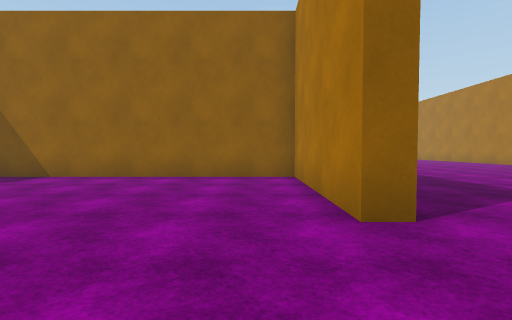
[1] (above)

20 first-person views from a walk through a scene from a Unity 3-D project. The camera is 1.3 m above the floor, tilts 2° down and sees 85° across. The floor is counted in squares, 2 m on a side. Each view is taken from the middle of a square. On the plan, view 1 faces up. The plan holds only what a view shows up to about 9 squares ahead; the rest is blank. The place goes on beyond the plan. The player is left out. Surface patterns are stand-ins for the level's own textures.

[2]
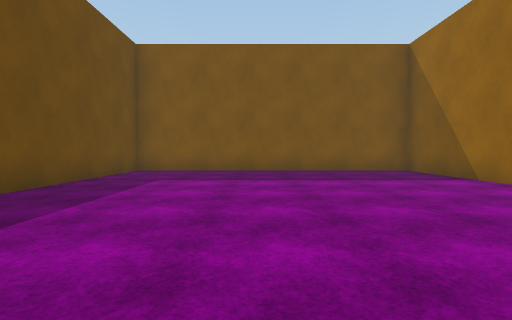

[3]
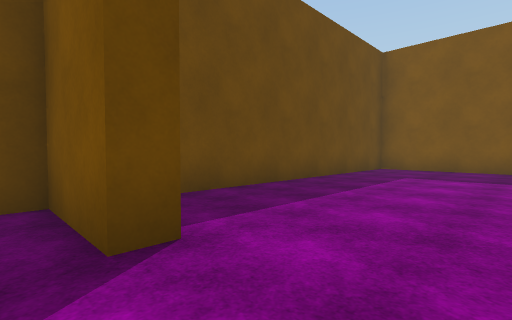

[4]
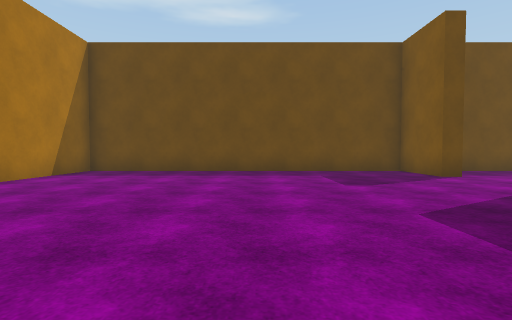

[5]
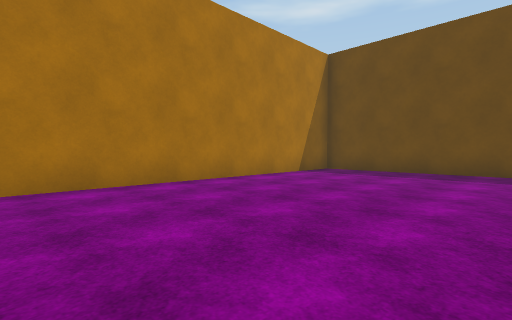

[6]
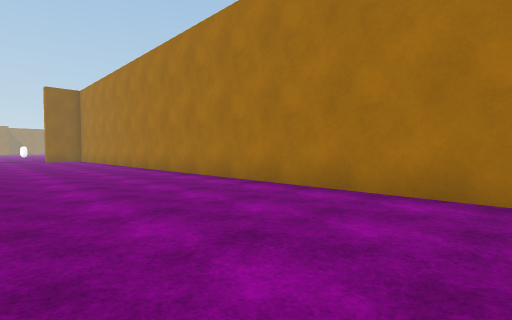

[7]
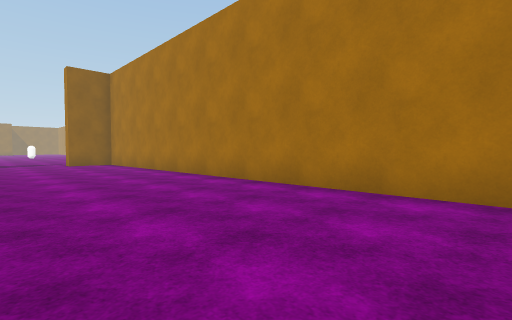

[8]
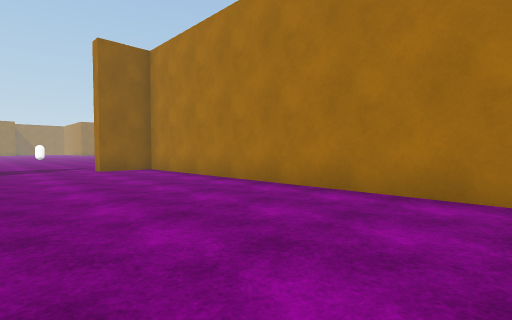

[9]
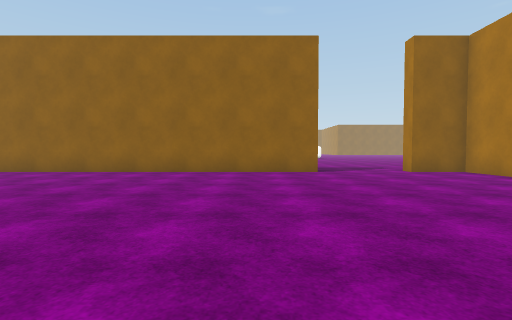

[10]
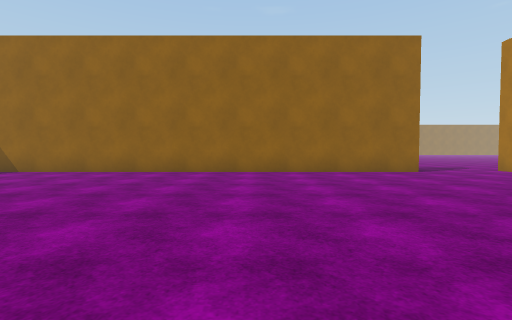

[11]
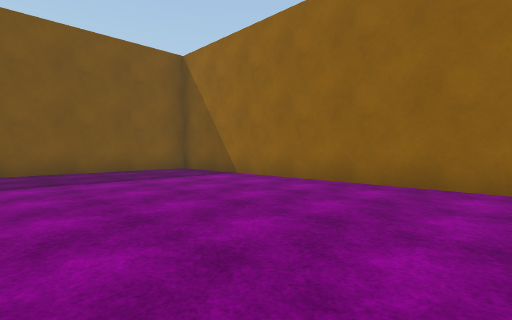

[12]
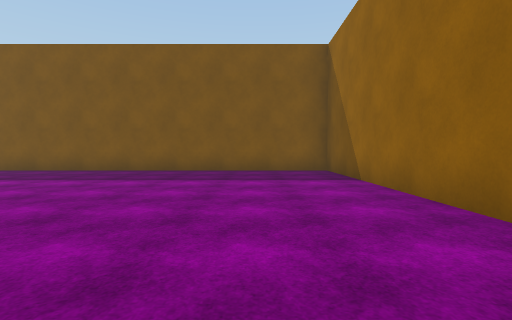

[13]
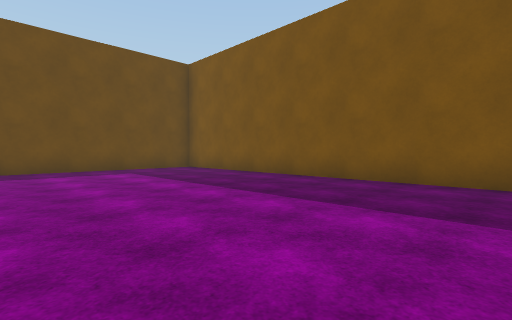

[14]
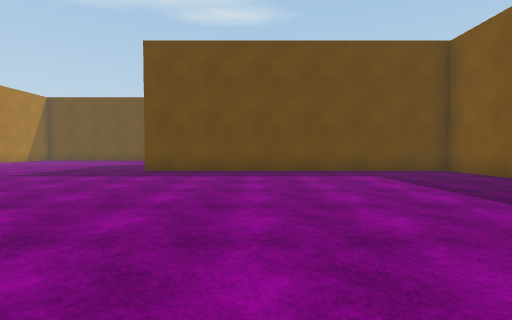

[15]
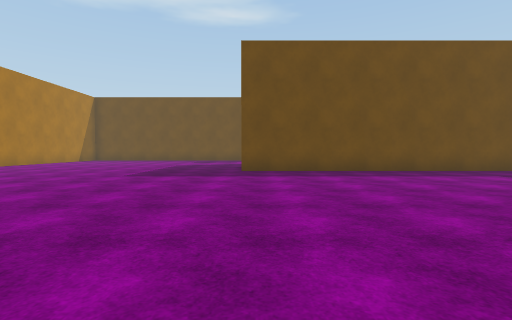

[16]
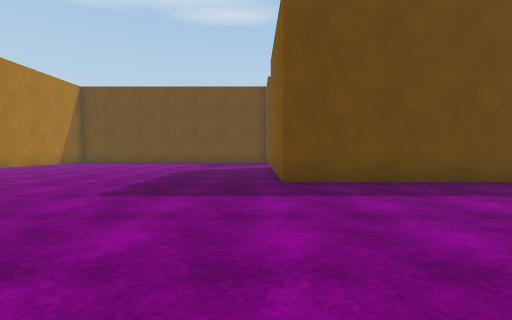

[17]
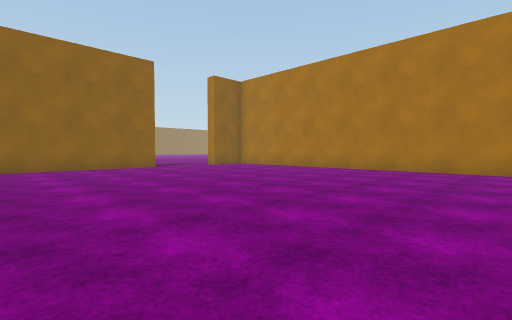

[18]
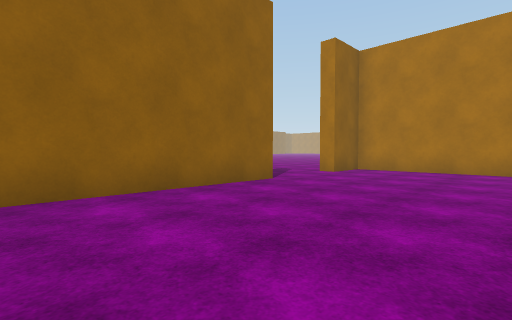

[19]
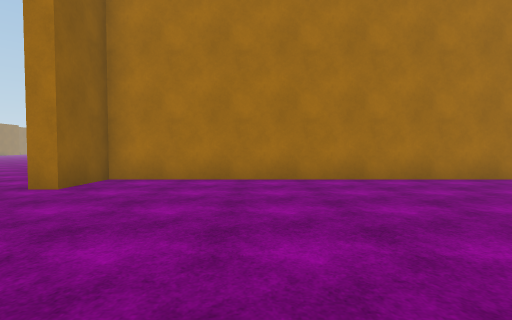

[20]
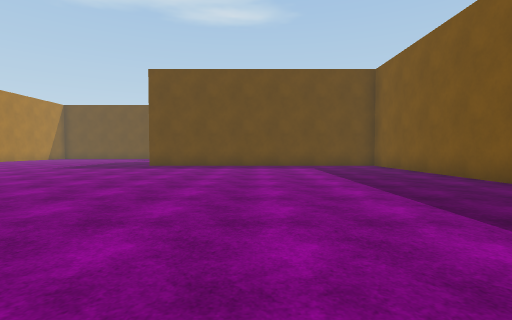

### Floor plan
Ten units are one square. View 1 is at (0, 0); x grows to the right and y downward. Boxes are objects, and circles mark ways between rooms. Rooms are numbered by the first view taken in them; rooms with no view inside come last. Other rooms are left out.
<svg viewBox="-85 -245 202 268">
<path fill="none" stroke="#000" d="M10 -25 10 -68 -80 -68 -80 18 -1 18M15 -25 10 -25M69 -233 -80 -233 -80 -73 14 -73 14 -40M9 -2 14 -2 14 18 112 18 112 -233 96 -233"/>
<circle cx="10" cy="-15" r="3" fill="#2a7"/>
<text x="-40" y="-30">1</text>
<text x="30" y="-130">2</text>
</svg>
Room 1 opens to room 2.

Where each view was taken, in squares from view 1:
view 1: 0 up, 0 right, facing up
view 2: 2 up, 1 right, facing left
view 3: 2 up, 2 right, facing down-left
view 4: 7 up, 6 right, facing down
view 5: 7 up, 6 right, facing down-right
view 6: 5 up, 7 right, facing up-right
view 7: 10 up, 7 right, facing up-right
view 8: 14 up, 7 right, facing up-right
view 9: 15 up, 5 right, facing up
view 10: 15 up, 2 right, facing up
view 11: 18 up, 1 right, facing up-left
view 12: 21 up, 1 right, facing left
view 13: 17 up, 2 left, facing down-left
view 14: 16 up, 2 left, facing down
view 15: 16 up, 1 right, facing down
view 16: 13 up, 2 right, facing down
view 17: 13 up, 2 right, facing up-right
view 18: 19 up, 2 right, facing up-right
view 19: 20 up, 5 right, facing right
view 20: 19 up, 3 left, facing down
